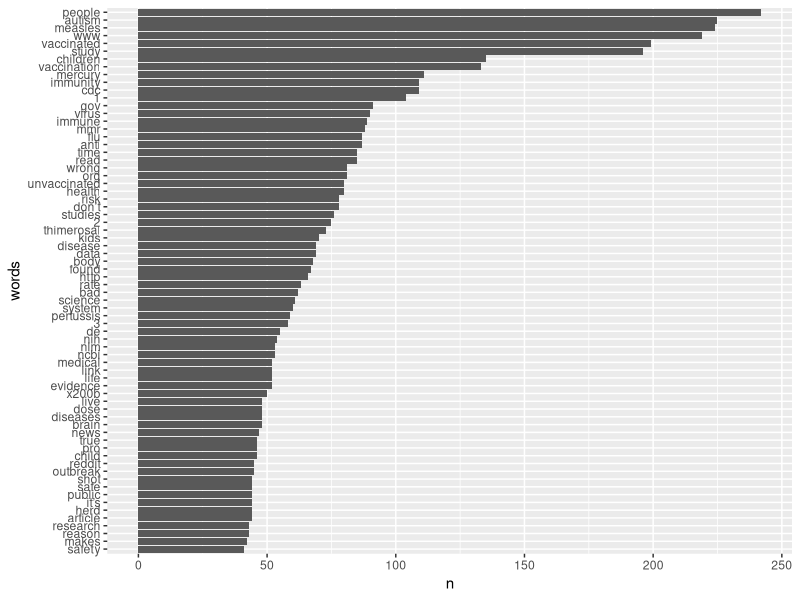

Source code (R):
## ---- chunk 1
knitr::opts_chunk$set(echo = TRUE)
library(tidyverse)
library(tidytext)
library(here)


## ---- chunk 2
df <-  read_csv(here::here("data","reddit_vm.csv"))

## ---- chunk 3
df_cleaned <-  df %>% drop_na(body) %>% 
  select(id, body, score, comms_num, timestamp) %>% 
  group_by(id) %>% 
  unnest_tokens("words", body) %>% 
  ungroup() %>% 
  anti_join(stop_words, by = c("words"= "word"))

## ---- chunk 4
word_freq <- df_cleaned %>% 
  count(words) %>% 
  filter(n<300&n>40) %>% 
  mutate(words = reorder(words, n))


## ---- chunk 5
word_freq_plot <-  word_freq %>% ggplot(aes(x = words, y = n)) + geom_col() + coord_flip()

word_freq_plot
